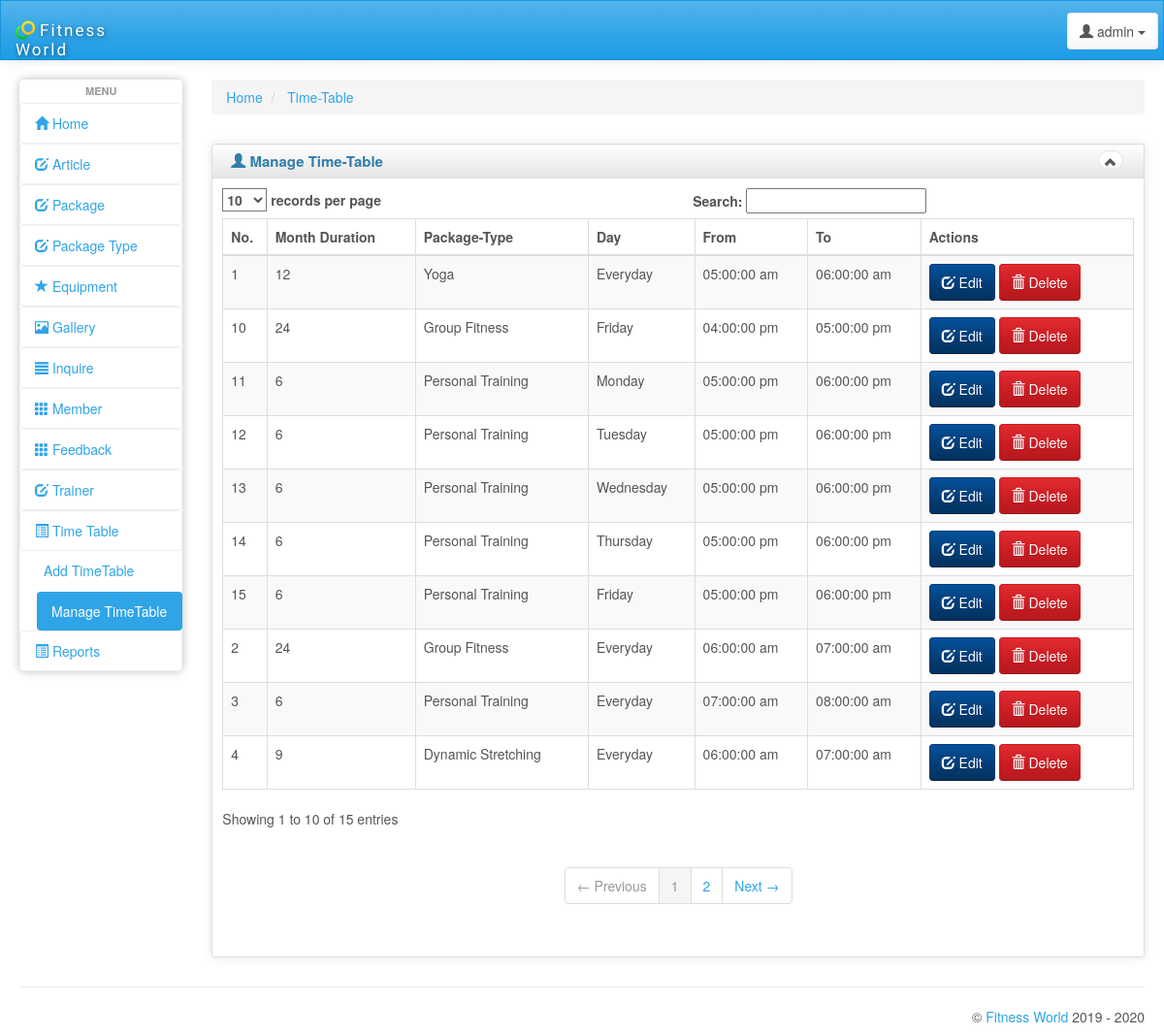
The page /admin/manage_timetable.php (signed in) on the database its author committed.
### tables this page shows
CREATE TABLE IF NOT EXISTS `timetable` (
  `ID` int(5) NOT NULL AUTO_INCREMENT,
  `class` int(5) NOT NULL,
  `class_type` int(5) NOT NULL,
  `day1` varchar(10) NOT NULL,
  `from` varchar(12) NOT NULL DEFAULT '00:00:00',
  `to` varchar(12) NOT NULL DEFAULT '00:00:00',
  PRIMARY KEY (`ID`)
);

CREATE TABLE IF NOT EXISTS `package` (
  `ID` int(5) NOT NULL AUTO_INCREMENT,
  `class` int(200) NOT NULL,
  PRIMARY KEY (`ID`)
);

CREATE TABLE IF NOT EXISTS `package_type` (
  `ID` int(5) NOT NULL AUTO_INCREMENT,
  `class` int(30) NOT NULL,
  `class_type` varchar(30) NOT NULL,
  `Details` varchar(1500) NOT NULL,
  `time_duration` varchar(50) NOT NULL,
  `fees` bigint(10) NOT NULL,
  PRIMARY KEY (`ID`)
);

### admin/manage_timetable.php (the view, shortened to what this page needs)
?><!DOCTYPE html>
<html lang="en">
<head>
    <link id="bs-css" href="css/bootstrap-cerulean.min.css" rel="stylesheet">
    <link href="css/charisma-app.css" rel="stylesheet">
    <link href='bower_components/fullcalendar/dist/fullcalendar.css' rel='stylesheet'>
    <link href='bower_components/fullcalendar/dist/fullcalendar.print.css' rel='stylesheet' media='print'>
    <link href='bower_components/chosen/chosen.min.css' rel='stylesheet'>
    <link href='bower_components/colorbox/example3/colorbox.css' rel='stylesheet'>
    <link href='bower_components/responsive-tables/responsive-tables.css' rel='stylesheet'>
    <link href='bower_components/bootstrap-tour/build/css/bootstrap-tour.min.css' rel='stylesheet'>
    <link href='css/jquery.noty.css' rel='stylesheet'>
    <link href='css/noty_theme_default.css' rel='stylesheet'>
    <link href='css/elfinder.min.css' rel='stylesheet'>
    <link href='css/elfinder.theme.css' rel='stylesheet'>
    <link href='css/jquery.iphone.toggle.css' rel='stylesheet'>
    <link href='css/uploadify.css' rel='stylesheet'>
    <link href='css/animate.min.css' rel='stylesheet'>
</head>
<body>
   <?php include"header.php";?>
        <div id="content" class="col-lg-10 col-sm-10">
                <div>
        <ul class="breadcrumb">
            <li>
                <a href="#">Home</a>
            </li>
            <li>
                <a href="#">Time-Table</a>
            </li>
        </ul>
    </div>
    <div class="row">
    <div class="box col-md-12">
    <div class="box-inner">
    <div class="box-header well" data-original-title="">
        <h2><i class="glyphicon glyphicon-user"></i> Manage Time-Table</h2>
        <div class="box-icon">
            <a href="#" class="btn btn-minimize btn-round btn-default"><i
                    class="glyphicon glyphicon-chevron-up"></i></a>
        </div>
    </div>
    <div class="box-content">
    <table class="table table-striped table-bordered bootstrap-datatable datatable responsive">
    <thead>
    <tr>
		<th>No.</th>
		<th>Month Duration</th>
        <th>Package-Type</th>
        <th>Day</th>
		<th>From</th>
        <th>To</th>
        <th>Actions</th>
    </tr>
    </thead>
    <tbody>
<?php
		$q="SELECT * from timetable";
		$run=mysql_query($q) or die(mysql_error());
		while($row = mysql_fetch_assoc( $run ))
		{
			$i++;
			$id=$row['ID'];
			$package_id=$row['class'];
			$package_type_id=$row['class_type'];
			$day=$row['day1'];
			$from=$row['from'];
			$to=$row['to'];
			$result1 = mysql_query("SELECT * FROM package WHERE ID=$package_id")or die(mysql_error());
			$row1 = mysql_fetch_array($result1);
			$package=$row1['class'];
			$result2 = mysql_query("SELECT * FROM package_type WHERE ID=$package_type_id")or die(mysql_error());
			$row2 = mysql_fetch_array($result2);
			$package_type=$row2['class_type'];
	?>
        <td class="center"><?php echo $i; ?></td>
        <td class="center"><?php echo $package; ?></td>
        <td class="center"><?php echo $package_type; ?></td>
        <td class="center"><?php echo $day; ?></td>
		<td class="center"><?php echo $from; ?></td>
		<td class="center"><?php echo $to; ?></td>
 <?php echo '<td class="center">
	<a class="btn btn-info" href="edit_timetable.php?id=' . $id . '">
			<i class="glyphicon glyphicon-edit icon-white"></i> Edit</a>
	<a class="btn btn-danger" href="delete_timetable.php?id=' . $id . '" onclick="return confirm("Are You Sure to Detete ?")">
			<i class="glyphicon glyphicon-trash icon-white"></i> Delete</a>
	</td>
	</tr>';
}
?>
    </tbody>
    </table>
    </div>
    </div>
    </div>
    </div>
    </div>
</div>
    <hr>
  <?php include"footer.php"; ?>
</div>
</body>
</html>

### admin/css/charisma-app.css (style rules this page uses)
.box { margin-top: 10px; margin-bottom: 10px; }
.box-inner { border: 1px solid #DEDEDE; border-radius: 3px; -webkit-border-radius: 3px; -moz-border-radius: 3px; box-shadow: 0 0 10px rgba(189, 189, 189, 0.4); -webkit-box-shadow: 0 0 10px rgba(189, 189, 189, 0.4); -moz-box-shadow: 0 0 10px rgba(189, 189, 189, 0.4); }
.box-header { border: none; padding-top: 5px; border-bottom: 1px solid #DEDEDE; border-radius: 3px 3px 0 0; -webkit-border-radius: 3px 3px 0 0; -moz-border-radius: 3px 3px 0 0; height: 35px; min-height: 35px !important; margin-bottom: 0; font-weight: bold; font-size: 16px; background: -moz-linear-gradient(top, rgba(255, 255, 255, 0) 0%, rgba(0, 0, 0, 0.1) 100%); background: -webkit-gradient(linear, left top, left bottom, color-stop(0%, rgba(255, 255, 255, 0)), color-stop(100%, rgba(0, 0, 0, 0.1))); background: -webkit-linear-gradient(top, rgba(255, 255, 255, 0) 0%, rgba(0, 0, 0, 0.1) 100%); background: -o-linear-gradient(top, rgba(255, 255, 255, 0) 0%, rgba(0, 0, 0, 0.1) 100%); background: -ms-linear-gradient(top, rgba(255, 255, 255, 0) 0%, rgba(0, 0, 0, 0.1) 100%); background: linear-gradient(to bottom, rgba(255, 255, 255, 0) 0%, rgba(0, 0, 0, 0.1) 100%); filter: progid:DXImageTransform.Microsoft.gradient(startColorstr='#00ffffff', endColorstr='#1a000000', GradientType=0); }
.box-header h2 { font-size: 15px; width: auto; clear: none; float: left; line-height: 25px; white-space: nowrap; font-weight: bold; margin-top: 0; margin-bottom: 0; }
.box-header h2 > i { margin-top: 1px; }
.box-icon { float: right; }
.box-icon a { clear: none; float: left; margin: 0 2px; height: 20px; width: 5px; margin-top: 1px; }
.box-icon a i { margin-left: -6px; top: -1px; }
.box-content { padding: 10px; }
.btn-round { border-radius: 40px; -webkit-border-radius: 40px; -moz-border-radius: 40px; font-size: 12px; padding-top: 4px; }
@media only screen and (min-width: 980px) { a, button, input[type=submit], input[type=button], .product-img { -webkit-transition: .5s; -moz-transition: .5s; -ms-transition: .5s; -o-transition: .5s; transition: .5s; } }

### admin/bower_components/responsive-tables/responsive-tables.css (style rules this page uses)
table th { font-weight: bold; }
table td, table th { padding: 9px 10px; text-align: left; }

### rows shown on the page
timetable: package.class "12", package_type.class_type "Yoga", day1 "Everyday", from "05:00:00 am", to "06:00:00 am"
timetable: package.class "24", package_type.class_type "Group Fitness", day1 "Everyday", from "06:00:00 am", to "07:00:00 am"
timetable: package.class "6", package_type.class_type "Personal Training", day1 "Everyday", from "07:00:00 am", to "08:00:00 am"
timetable: package.class "9", package_type.class_type "Dynamic Stretching", day1 "Everyday", from "06:00:00 am", to "07:00:00 am"
timetable: package.class "24", package_type.class_type "Group Fitness", day1 "Friday", from "04:00:00 pm", to "05:00:00 pm"
timetable: package.class "6", package_type.class_type "Personal Training", day1 "Monday", from "05:00:00 pm", to "06:00:00 pm"
timetable: package.class "6", package_type.class_type "Personal Training", day1 "Tuesday", from "05:00:00 pm", to "06:00:00 pm"
timetable: package.class "6", package_type.class_type "Personal Training", day1 "Wednesday", from "05:00:00 pm", to "06:00:00 pm"
timetable: package.class "6", package_type.class_type "Personal Training", day1 "Thursday", from "05:00:00 pm", to "06:00:00 pm"
timetable: package.class "6", package_type.class_type "Personal Training", day1 "Friday", from "05:00:00 pm", to "06:00:00 pm"
